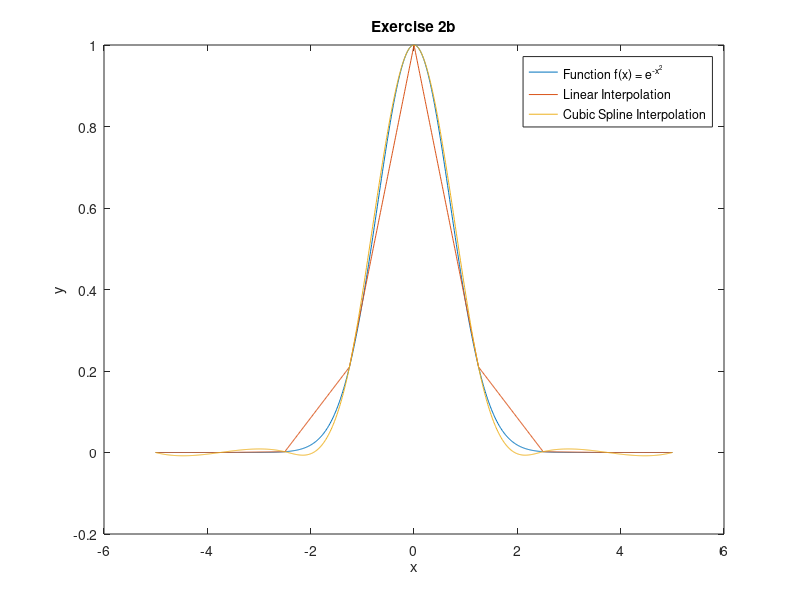

This figure's MATLAB source:
clc; clear;

d = 5;
figName = 'piecewise.fig';
fun = @(x) exp(-x^2);
H = 10 / 8;

x_nodes = zeros(1, 8);
y_nodes = zeros(1, 8);

i = 1; % 8 subintervals with equal length H
for k = -5:H:5
    x_nodes(i) = k; 
    y_nodes(i) = fun(k);
    i = i + 1;
end

y_values_linear_interpolation = zeros(1, 1000 + 1);
y_values_cubic_spline = zeros(1, 1000 + 1);
x_values = zeros(1, 1000 + 1);
y_real_fun = zeros(1, 1000 + 1);
for j = 0:1000
    x_j = -d + ((2*d) / 1000) * j;
    x_values(j+1) = x_j;
    y_values_linear_interpolation(j+1) = interp1(x_nodes, y_nodes, x_j); % compute linear and evaluate
    y_values_cubic_spline(j+1) = spline(x_nodes, y_nodes, x_j); % compute spline with not-a-knot and evaluate
    y_real_fun(j+1) = fun(x_j);
end

plot(x_values, y_real_fun); % plot function
hold on;
plot(x_values, y_values_linear_interpolation); % plot approximations
plot(x_values, y_values_cubic_spline);
hold off

title("Exercise 2b"); 
legend({'Function f(x) = e^{-x^2}', 'Linear Interpolation', 'Cubic Spline Interpolation'});
xlabel("x"); % adds label for x axis
ylabel("y"); % adds label for y axis
savefig(figName); % save plot in filename.fig
